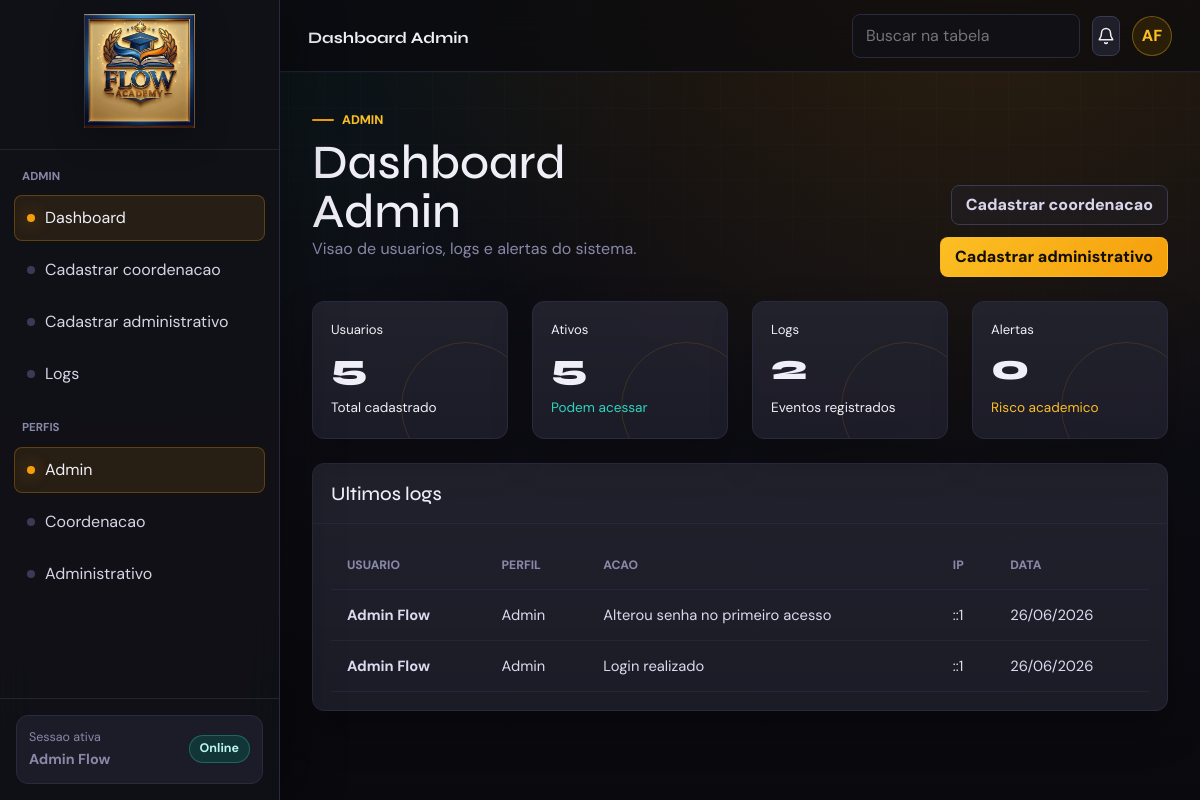
The page /web-php/pages/admin/dashboard.php (signed in) on the database its author committed.
### tables this page shows
CREATE TABLE `logs` (
  `id_log` int(11) NOT NULL AUTO_INCREMENT,
  `id_usuario` int(11) NOT NULL,
  `acao` varchar(255) NOT NULL,
  `ip` varchar(45) DEFAULT NULL,
  `data_evento` datetime DEFAULT current_timestamp(),
  PRIMARY KEY (`id_log`),
  KEY `id_usuario` (`id_usuario`),
  CONSTRAINT `logs_ibfk_1` FOREIGN KEY (`id_usuario`) REFERENCES `usuarios` (`id_usuario`) ON DELETE CASCADE
);

CREATE TABLE `usuarios` (
  `id_usuario` int(11) NOT NULL AUTO_INCREMENT,
  `nome` varchar(150) NOT NULL,
  `email` varchar(150) NOT NULL,
  `senha_hash` varchar(255) NOT NULL,
  `perfil` enum('aluno','professor','coordenacao','administrativo','admin') NOT NULL,
  `status` enum('ativo','inativo') DEFAULT 'ativo',
  `ultimo_login` datetime DEFAULT NULL,
  `created_at` datetime DEFAULT current_timestamp(),
  PRIMARY KEY (`id_usuario`),
  UNIQUE KEY `email` (`email`)
);

### web-php/includes/funcoes.php (called while the page is built, shortened)
<?php
require_once __DIR__ . '/../config/config.php';
function e($valor)
{
    return htmlspecialchars((string) ($valor ?? ''), ENT_QUOTES, 'UTF-8');
}
function buscarUm($sql, array $parametros = [])
{
    global $pdo;
    $stmt = $pdo->prepare($sql);
    $stmt->execute($parametros);
    $resultado = $stmt->fetch();
    return $resultado ?: null;
}
function buscarTodos($sql, array $parametros = [])
{
    global $pdo;
    $stmt = $pdo->prepare($sql);
    $stmt->execute($parametros);
    return $stmt->fetchAll();
}
function contarRegistros($tabela, $campo = '*', $where = '', array $parametros = [])
{
    $sql = "SELECT COUNT($campo) AS total FROM $tabela";
    if ($where !== '') {
        $sql .= ' WHERE ' . $where;
    }
    $linha = buscarUm($sql, $parametros);
    return (int) ($linha['total'] ?? 0);
}
function dataBr($data)
{
    return date('d/m/Y', strtotime($data));
}
function nomePerfil($perfil)
{
    $nomes = [
        'aluno' => 'Aluno',
        'professor' => 'Professor',
        'coordenacao' => 'Coordenacao',
        'administrativo' => 'Administrativo',
        'admin' => 'Admin',
    ];
    return $nomes[$perfil] ?? ucfirst((string) $perfil);
}

### web-php/pages/admin/dashboard.php (the view, shortened to what this page needs)
<?php
require_once __DIR__ . '/../../includes/layout.php';
$usuarios = contarRegistros('usuarios');
$usuariosAtivos = contarRegistros('usuarios', '*', 'status = "ativo"');
$logs = contarRegistros('logs');
$alertas = contarRegistros('alerta_risco', '*', 'status = "pendente"');
$ultimosLogs = buscarTodos(
    'SELECT l.*, u.nome, u.perfil
     FROM logs l
     JOIN usuarios u ON u.id_usuario = l.id_usuario
     ORDER BY l.data_evento DESC
     LIMIT 10'
);
?>
    <section class="grid four">
      <article class="card metric-card"><div class="metric-label">Usuarios</div><div class="metric-value" data-count-to="<?= e($usuarios) ?>"><?= e($usuarios) ?></div><div class="metric-meta">Total cadastrado</div></article>
      <article class="card metric-card"><div class="metric-label">Ativos</div><div class="metric-value" data-count-to="<?= e($usuariosAtivos) ?>"><?= e($usuariosAtivos) ?></div><div class="metric-meta positive">Podem acessar</div></article>
      <article class="card metric-card"><div class="metric-label">Logs</div><div class="metric-value" data-count-to="<?= e($logs) ?>"><?= e($logs) ?></div><div class="metric-meta">Eventos registrados</div></article>
      <article class="card metric-card"><div class="metric-label">Alertas</div><div class="metric-value" data-count-to="<?= e($alertas) ?>"><?= e($alertas) ?></div><div class="metric-meta warning">Risco academico</div></article>
    </section>
    <section class="panel">
      <div class="panel-header"><h2>Ultimos logs</h2></div>
      <div class="panel-body">
        <div class="table-wrap">
          <table id="tabela-principal">
            <thead><tr><th>Usuario</th><th>Perfil</th><th>Acao</th><th>IP</th><th>Data</th></tr></thead>
            <tbody>
              <?php foreach ($ultimosLogs as $log): ?>
                <tr>
                  <td><strong><?= e($log['nome']) ?></strong></td>
                  <td><?= e(nomePerfil($log['perfil'])) ?></td>
                  <td><?= e($log['acao']) ?></td>
                  <td><?= e($log['ip']) ?></td>
                  <td><?= e(dataBr($log['data_evento'])) ?></td>
                </tr>
              <?php endforeach; ?>
            </tbody>
          </table>
        </div>
      </div>
    </section>

### web-php/assets/css/main.css (style rules this page uses)
:root { --bg:#0a0a0f; --bg2:#111118; --surface:#1c1c28; --surface2:#242433; --border:#2a2a3f; --border2:#3a3a55; --text:#f0eff8; --muted:#8888a8; --accent:#f59e0b; --accent2:#fbbf24; --accent-pale:#2a1e08; --teal:#2dd4bf; --radius:12px; --sidebar:280px; --topbar:72px; --shadow:0 22px 55px rgba(0,0,0,.35); --bs-body-bg:var(--bg); --bs-body-color:var(--text); --bs-primary:var(--accent); --bs-border-color:var(--border); }
* { box-sizing:border-box; }
html { min-height:100%; scroll-behavior:smooth; }
body { min-height:100%; margin:0; color:var(--text); font-family:'DM Sans',system-ui,-apple-system,BlinkMacSystemFont,'Segoe UI',sans-serif; background: radial-gradient(ellipse at 82% -12%,rgba(245,158,11,.16),transparent 46%), radial-gradient(ellipse at 10% 0%,rgba(45,212,191,.08),transparent 38%), linear-gradient(180deg,#0a0a0f 0%,#0d0d14 46%,#09090e 100%); }
body::before { content:""; position:fixed; inset:0; pointer-events:none; background-image:linear-gradient(rgba(255,255,255,.025) 1px,transparent 1px),linear-gradient(90deg,rgba(255,255,255,.022) 1px,transparent 1px); background-size:36px 36px; mask-image:linear-gradient(to bottom,rgba(0,0,0,.72),transparent 74%); }
a { color:inherit; text-decoration:none; }
h1,h2,h3,.metric-value { font-family:'Syne',sans-serif; letter-spacing:0; }
.muted,.page-heading p,.metric-label,.metric-meta,.top-path span { color:var(--muted); }
.positive { color:var(--teal)!important; }
.warning { color:var(--accent2)!important; }
h2 { margin:0; font-size:1.2rem; }
.grid { display:grid; gap:24px; }
.grid.four { grid-template-columns:repeat(4,minmax(0,1fr)); }
.main-content > .grid,.main-content > .panel,.main-content > .stack { margin-top:24px; }
.card,.panel,.empty-state { --bs-card-color:var(--text); --bs-card-bg:rgba(28,28,40,.88); color:var(--text)!important; border:1px solid var(--border); border-radius:var(--radius); background:linear-gradient(180deg,rgba(255,255,255,.035),rgba(255,255,255,.012)),rgba(28,28,40,.88); box-shadow:0 18px 42px rgba(0,0,0,.24); }
.card { min-width:0; padding:18px; }
.metric-card { position:relative; overflow:hidden; min-height:138px; }
.metric-card > * { position:relative; z-index:1; color:inherit; }
.metric-card::after { content:""; position:absolute; z-index:0; right:-24px; bottom:-34px; width:130px; height:130px; border:1px solid rgba(245,158,11,.14); border-radius:50%; }
.metric-label { font-size:.82rem; }
.card .metric-value,.metric-card .metric-value { margin-top:10px; color:#f0eff8!important; font-size:clamp(1.7rem,3vw,2.45rem); font-weight:800; line-height:1; opacity:1!important; visibility:visible!important; filter:none!important; mix-blend-mode:normal!important; }
.metric-meta { margin-top:12px; font-size:.85rem; }
.panel { min-width:0; overflow:hidden; }
.panel-header { display:flex; align-items:center; justify-content:space-between; gap:14px; padding:18px; border-bottom:1px solid rgba(42,42,63,.82); }
.panel-body { padding:18px; }
.table-wrap { overflow-x:auto; }
table { width:100%; min-width:720px; border-collapse:collapse; }
th,td { padding:14px 16px; border-bottom:1px solid rgba(42,42,63,.72); text-align:left; vertical-align:middle; }
th { color:var(--muted); font-size:.76rem; font-weight:800; text-transform:uppercase; }
td { color:#dddaf0; font-size:.92rem; }
.btn,.icon-btn { display:inline-flex; min-height:40px; align-items:center; justify-content:center; gap:8px; border:1px solid var(--border2); border-radius:8px; color:var(--text); background:rgba(36,36,51,.78); font-weight:800; }
.btn { padding:0 14px; }
.btn.primary { color:#130e03; border-color:rgba(251,191,36,.7); background:linear-gradient(135deg,var(--accent2),var(--accent)); }
.btn.ghost { color:#d9d6ec; background:rgba(36,36,51,.36); }

### rows shown on the page
logs: id_usuario.nome "Admin Flow", id_usuario.perfil "Admin", acao "Alterou senha no primeiro acesso", ip "::1", data_evento "26/06/2026"
logs: id_usuario.nome "Admin Flow", id_usuario.perfil "Admin", acao "Login realizado", ip "::1", data_evento "26/06/2026"

### other values the page prints
$menuAtual['titulo'] "ADMIN"
$item['texto'] "Dashboard"
$item['texto'] "Cadastrar coordenacao"
$item['texto'] "Cadastrar administrativo"
$item['texto'] "Logs"
$menuPerfil['titulo'] "Admin"
$menuPerfil['titulo'] "Coordenacao"
$menuPerfil['titulo'] "Administrativo"
$nome "Admin Flow"
$titulo "Dashboard Admin"
iniciais($nome) "AF"
$eyebrow "ADMIN"
$texto "Visao de usuarios, logs e alertas do sistema."
$acoes "Cadastrar coordenacao Cadastrar administrativo"
$usuarios "5"
